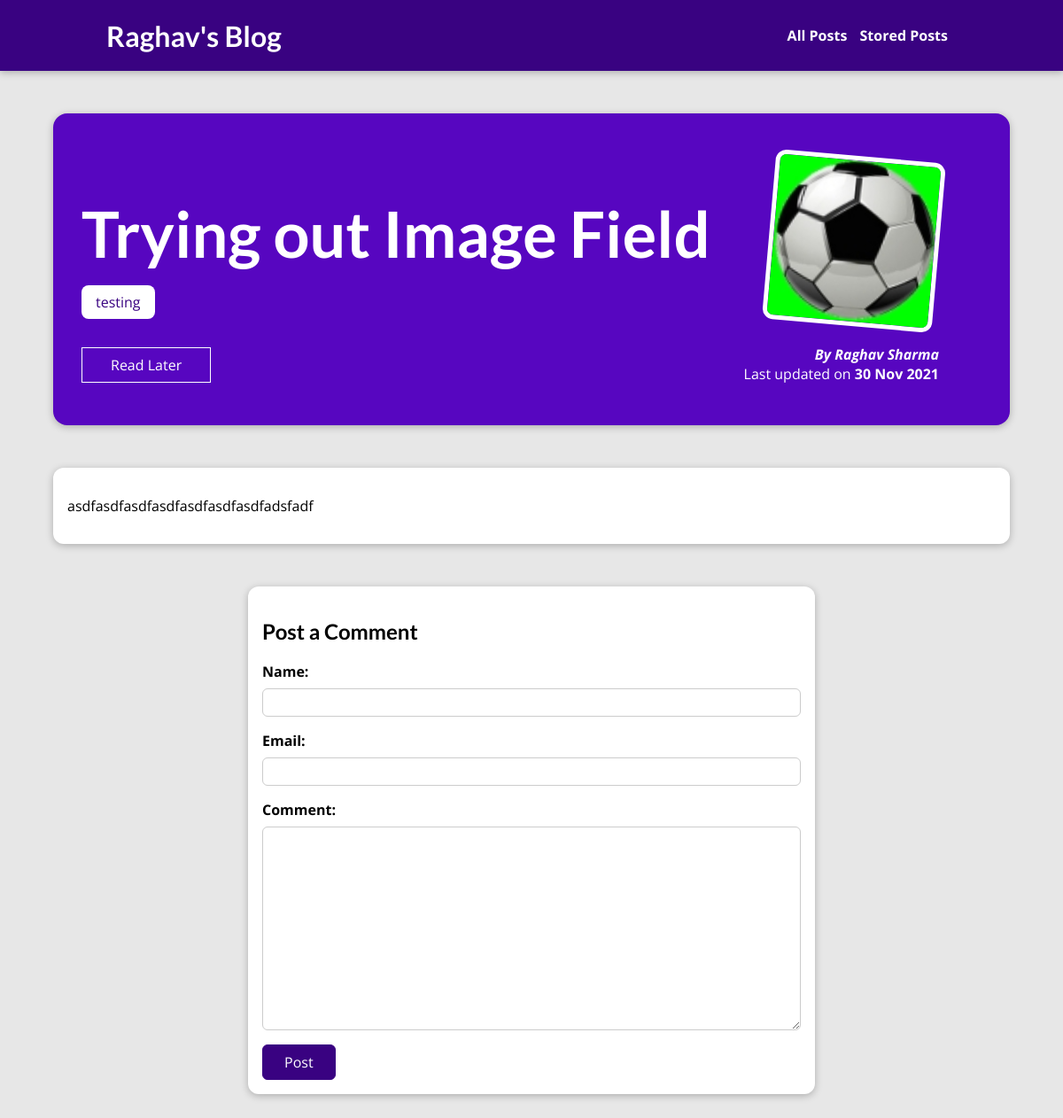
Screenshot of /posts/i-dont-know with the database file from the repository.
### blog/models.py (models this page shows, shortened)
class Post(models.Model):
    title = models.CharField(max_length=150)
    excerpt = models.TextField(validators=[MaxLengthValidator(200)])
    image_name = models.ImageField(upload_to='article_images', height_field=None, width_field=None, max_length=None)
    date = models.DateField(auto_now=True)
    slug = models.SlugField(unique=True, db_index=True)
    content = models.TextField(validators=[MinLengthValidator(10)])
    author = models.ForeignKey(to=Author,null= True, on_delete=SET_NULL, related_name="posts")
    tags = models.ManyToManyField(to=Tag)

class Tag(models.Model):
    caption = models.CharField(max_length=20)

class Author(models.Model):
    first_name = models.CharField(max_length=100)
    last_name = models.CharField(max_length=100)
    email = models.EmailField()
    def __str__(self):
        return f"{self.first_name} {self.last_name}"

### blog/views.py (the view)
# urls.py: path("posts/<slug:slug>", views.PostDetailView.as_view(), name="post-detail-page"),
class PostDetailView(View):
    model = Post
    template_name = "blog/post-detail.html"
    def is_stored_post(self, req, post_id):
        stored_posts = req.session.get('stored_posts')
        is_saved_for_later = (stored_posts is not None) and (post_id in stored_posts)
        return is_saved_for_later
    def get(self, req, slug):
        post = get_object_or_404(Post, slug=slug)
        context={
            "post": post,
            "tags": post.tags.all(),
            "comments": post.comments.all().order_by("-id"),
            "comment_form": CommentForm(),
            "saved_for_later": self.is_stored_post(req, post.id)
        }
        return render(req, "blog/post-detail.html", context)
    def post(self, req, slug):
        post = get_object_or_404(Post, slug=slug)
        comment_form = CommentForm(req.POST)
        if comment_form.is_valid():
            comment = comment_form.save(commit=False)
            comment.post = post
            comment.save()
            return HttpResponseRedirect(reverse("post-detail-page", args=[slug]))
        context={
            "post": post,
            "tags": post.tags.all(),
            "comments": post.comments.all().order_by("-id"),
            "comment_form": comment_form,
            "saved_for_later": self.is_stored_post(req, post.id)
        }
        return render(req, "blog/post-detail.html", context)

### blog/forms.py
class CommentForm(forms.ModelForm):
    class Meta:
        model = Comment
        fields = ['user_name', 'user_email', 'text']
        labels = {
            'user_name': "Name",
            'user_email': "Email",
            'text': "Comment"
        }

### blog/templates/blog/post-detail.html (shortened to what this page needs)
{% extends 'base.html' %}
{% load static %}
{% block css_files %}
    <link rel="stylesheet" href="{% static 'blog/post-detail.css' %}">
{% endblock css_files %}
{% block content %}
    <section id="summary">
        <h2>{{post.title}}</h2>
        <div>
            {% for tag in tags %}
                <span class="tag">{{tag.caption}}</span>
            {% endfor %}
        </div>
        <div id="read-later">
            <form action="{% url 'read-later' %}" method="post">
                <button>
                    {% if saved_for_later %}
                        Remove From Read Later
                        {% else %}
                            Read Later
                    {% endif %}
                </button>
            </form>
        </div>
        <article>
            <img src="{{post.image_name.url}}" alt={{post.title}}>
            <address>By <a href="mailto:{{post.author.email}}"> {{post.author}}</a></address>
            <div>Last updated on <time>{{post.date|date:"d M Y"}}</time></div>
        </article>
    </section>
    <main>
        <p>{{post.content|linebreaks}}</p>
    </main>
    <section id="comment-form">
        <h2>Post a Comment</h2>
        <form action="{% url 'post-detail-page' post.slug %}" method="post">
            {% for form_field in comment_form %}
                <div class="form-control {% if form_field.errors %}invalid{% endif %}">
                    {{form_field.label_tag}}
                    {{form_field}}
                </div>
            {% endfor %}
            <button>Post</button>
        </form>
    </section>
{% endblock content %}

### static/app.css (style rules this page uses)
* { box-sizing: border-box; }
html { font-family: 'Open Sans', 'Lato', sans-serif; }
body { margin: 0; }
h1, h2, h3 { font-family: 'Lato', sans-serif; font-weight: bold; }

### blog/static/blog/post-detail.css (style rules this page uses)
body { background-color: #e7e7e7; }
#summary { margin: 8rem auto 3rem auto; padding: 2rem; width: 90%; max-width: 90rem; border-radius: 16px; background-color: #5706c0; position: relative; box-shadow: 0 2px 8px rgba(0, 0, 0, 0.25); height: 22rem; }
#summary h2 { color: white; font-size: 4.5rem; margin-bottom: 0.25rem; }
#summary article { position: absolute; top: 2rem; right: 3rem; padding: 1rem 2rem; border-radius: 12px; text-align: right; color: white; }
#summary article img { width: 12rem; height: 12rem; border-radius: 12px; transform: rotateZ(5deg); border: 5px solid white; margin-bottom: 1rem; }
#summary address { font-weight: bold; }
#summary a { color: white; text-decoration: none; }
#summary time { font-weight: bold; }
#read-later { margin: 2rem 0; }
#read-later button { background-color: transparent; border: 1px solid white; padding: 0.5rem 2rem; font: inherit; color: white; cursor: pointer; }
main { width: 90%; max-width: 90rem; margin: 3rem auto; background-color: white; padding: 1rem; border-radius: 12px; box-shadow: 0 2px 8px rgba(0, 0, 0, 0.25); }
.tag { background-color: white; color: #390281; padding: 0.5rem 1rem; margin-top: 0.75rem; display:inline-block; border-radius: 8px; }
#comment-form { margin: 3rem auto; width: 90%; max-width: 40rem; border-radius: 12px; background-color: white; box-shadow: 0 2px 8px rgba(0, 0, 0, 0.25); padding: 1rem; }
#comment-form button { font: inherit; background-color: #390281; color: white; border: 1px solid #390281; padding: 0.5rem 1.5rem; border-radius: 6px; cursor: pointer; }
.form-control { margin-bottom: 1rem; }
.form-control label { font-weight: bold; margin-bottom: 0.5rem; display: block; }
.form-control input, .form-control textarea { display: block; width: 100%; font: inherit; padding: 0.25rem; border-radius: 6px; border: 1px solid #ccc; }

### rows the page displays
Post: title "Trying out Image Field", image_name (picture), author "Raghav Sharma", date "30 Nov 2021", content "asdfasdfasdfasdfasdfasdfasdfadsfadf"
Tag: caption "testing"
